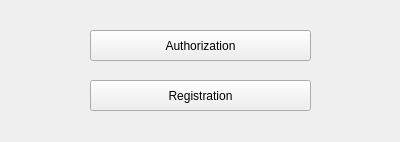
<?xml version="1.0" encoding="UTF-8"?>
<ui version="4.0">
 <class>MainWindow</class>
 <widget class="QWidget" name="MainWindow">
  <property name="geometry">
   <rect>
    <x>0</x>
    <y>0</y>
    <width>400</width>
    <height>142</height>
   </rect>
  </property>
  <property name="windowTitle">
   <string>MainWindow</string>
  </property>
  <widget class="QPushButton" name="pushButtonLoginning">
   <property name="geometry">
    <rect>
     <x>90</x>
     <y>30</y>
     <width>221</width>
     <height>31</height>
    </rect>
   </property>
   <property name="text">
    <string>Authorization</string>
   </property>
  </widget>
  <widget class="QPushButton" name="pushButtonRegistration">
   <property name="geometry">
    <rect>
     <x>90</x>
     <y>80</y>
     <width>221</width>
     <height>31</height>
    </rect>
   </property>
   <property name="text">
    <string>Registration</string>
   </property>
  </widget>
 </widget>
 <layoutdefault spacing="6" margin="11"/>
 <resources/>
 <connections/>
</ui>
